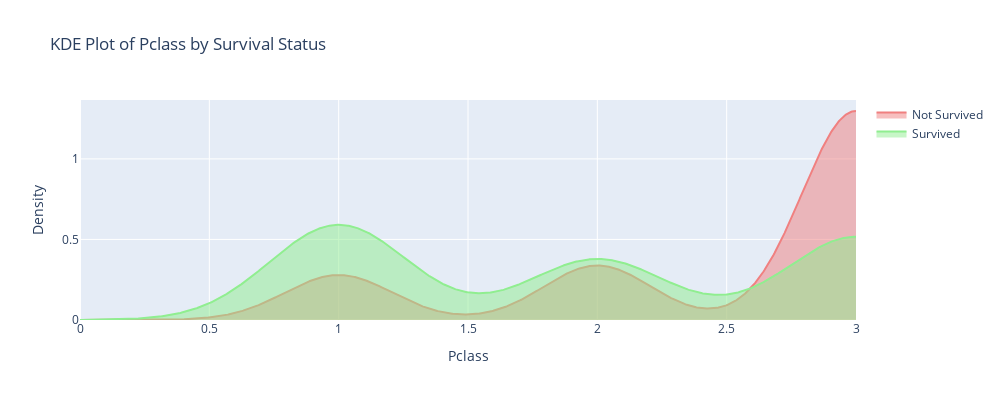

Source (notebook cell):
### Code cell
# 初步查看個欄位與'Survived'關係，數值型、沒缺少值才可

# Pclass
import plotly.graph_objects as go
from scipy.stats import gaussian_kde

# 計算密度估計
pclass_not_survived = df_train[df_train['Survived'] == 0]['Pclass']
pclass_survived = df_train[df_train['Survived'] == 1]['Pclass']

kde_not_survived = gaussian_kde(pclass_not_survived)
kde_survived = gaussian_kde(pclass_survived)

# 設置範圍
pclass_range = np.linspace(0, df_train['Pclass'].max(), 1000)

# 計算估計密度
density_not_survived = kde_not_survived(pclass_range)
density_survived = kde_survived(pclass_range)

#
fig = go.Figure()

# 未生還乘客的 KDE 曲線
fig.add_trace(go.Scatter(
    x=pclass_range,
    y=density_not_survived,
    mode='lines',
    name='Not Survived',
    fill='tozeroy',
    line=dict(color='lightcoral')
))

# 生還乘客的 KDE 曲線
fig.add_trace(go.Scatter(
    x=pclass_range,
    y=density_survived,
    mode='lines',
    name='Survived',
    fill='tozeroy',
    line=dict(color='lightgreen')
))

fig.update_layout(
    title='KDE Plot of Pclass by Survival Status',
    xaxis_title='Pclass',
    yaxis_title='Density',
    width=1000,
    height=400
)

fig.show()

### Figure 1 — Plotly figure (JSON) as saved in the notebook; plotly's stock layout.template omitted (floating-point values rounded to 4 significant figures; data arrays with more than 128 entries replaced by an {"elided": "..."} marker saying what was removed)
{"data": [{"fill": "tozeroy", "line": {"color": "lightcoral"}, "mode": "lines", "name": "Not Survived", "type": "scatter", "x": {"elided": "1000 float values"}, "y": {"elided": "1000 float values"}}, {"fill": "tozeroy", "line": {"color": "lightgreen"}, "mode": "lines", "name": "Survived", "type": "scatter", "x": {"elided": "1000 float values"}, "y": {"elided": "1000 float values"}}], "layout": {"height": 400, "title": {"text": "KDE Plot of Pclass by Survival Status"}, "width": 1000, "xaxis": {"title": {"text": "Pclass"}}, "yaxis": {"title": {"text": "Density"}}}}
